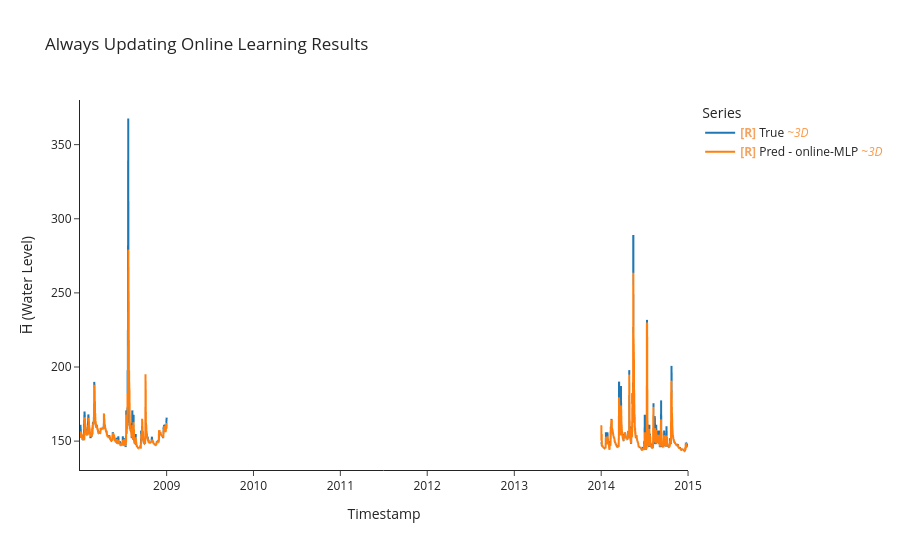

Notebook cell for this chart:
### Markdown cell above
## Testing Always updating
See model behaviour if we allowed it to learn on the fly from the testing data.<br>
**conclusion**<br>
Model's performance metrics went up as we all model to optimize and generalize more. In contarst model ability to adapt in lowered.<br>
We need to investigate more about optimizers and the adaptability, generalization trade-off.

### Code cell
# Testing with always updating 
model, optimizer, criterion = build_mlp(LOOKBACK*N_FEATURES, HORIZON)
y_true, y_pred, time_indices, cutom_adam_batch_losses = uf.train_model_online(model, optimizer,criterion,
                                                                              test_ds, test_df,
                                                                              LOOKBACK, HORIZON, BATCH_SIZE)
#training results
uf.calculate_metrics_and_plot({"online-MLP": (y_true, y_pred, time_indices)}, 
                              plot_title="Always Updating Online Learning Results")

### Figure 1 — Plotly figure (JSON) as saved in the notebook; plotly's stock layout.template omitted (floating-point values rounded to 4 significant figures; data arrays with more than 128 entries replaced by an {"elided": "..."} marker saying what was removed)
{"data": [{"hovertemplate": "Legend=True<br>Timestamp=%{x}<br>H̅ (Water Level)=%{y}<extra></extra>", "legendgroup": "True", "line": {"color": "#1f77b4", "dash": "solid", "width": 2}, "marker": {"symbol": "circle"}, "mode": "lines", "name": "<b style=\"color:sandybrown\">[R]</b> True <i style=\"color:#fc9944\">~3D</i>", "showlegend": true, "type": "scattergl", "uid": "e633b72e-a2eb-453d-8f5d-ab7316d0aa97", "x": {"elided": "1001 str values"}, "xaxis": "x", "y": {"elided": "1001 float values"}, "yaxis": "y"}, {"hovertemplate": "Legend=Pred - online-MLP<br>Timestamp=%{x}<br>H̅ (Water Level)=%{y}<extra></extra>", "legendgroup": "Pred - online-MLP", "line": {"color": "#ff7f0e", "dash": "solid", "width": 2}, "marker": {"symbol": "circle"}, "mode": "lines", "name": "<b style=\"color:sandybrown\">[R]</b> Pred - online-MLP <i style=\"color:#fc9944\">~3D</i>", "showlegend": true, "type": "scattergl", "uid": "72e0ba7b-eec9-4b38-afcf-6e859aa673ca", "x": {"elided": "1001 str values"}, "xaxis": "x", "y": {"elided": "1001 float values"}, "yaxis": "y"}], "layout": {"height": 550, "legend": {"title": {"text": "Series"}, "tracegroupgap": 0}, "title": {"text": "Always Updating Online Learning Results"}, "xaxis": {"anchor": "y", "domain": [0, 1], "title": {"text": "Timestamp"}}, "yaxis": {"anchor": "x", "domain": [0, 1], "title": {"text": "H̅ (Water Level)"}}}}
